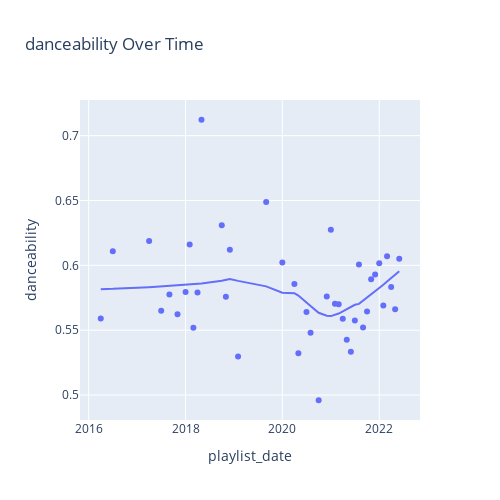
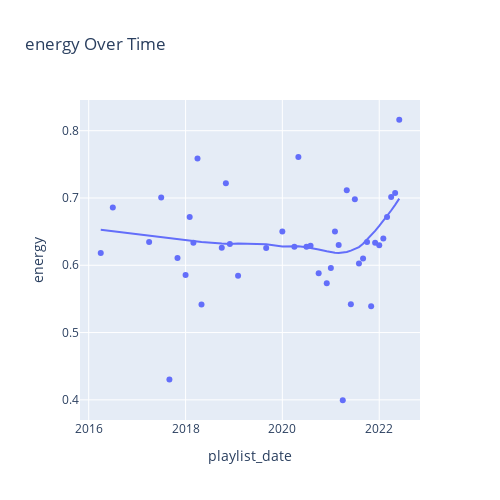
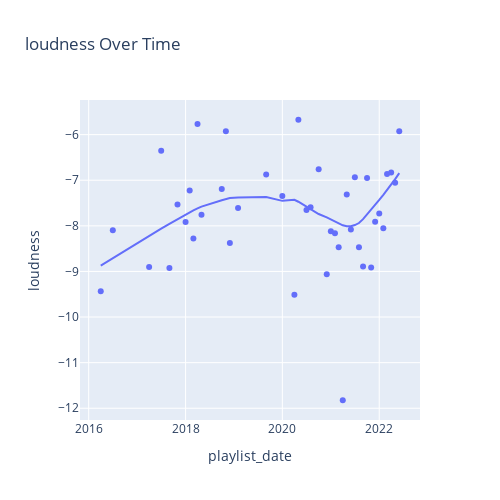
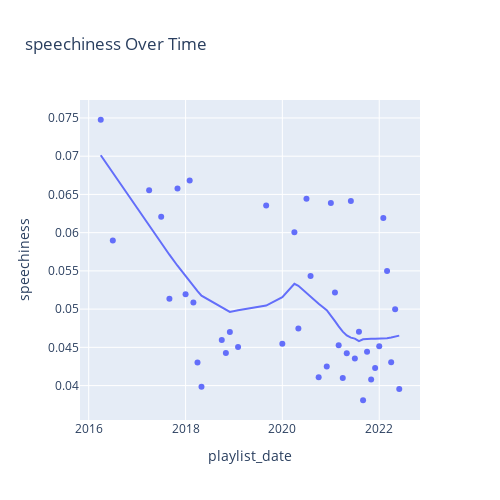

The notebook cell these images were saved under, in order:
### Markdown cell above
First, I look at plots over time (with smoothing) for the average of the various continuous variables. Of note, it looks like recently (since 2020) the music I've been listening to is more danceable, more energetic, louder, more instrumental, less speechy (read: rap), more live, more recent, more popular (track-wise) and less popular (artist-wise).

### Code cell
# plots based on date

for y in mean_vals:
    fig = px.scatter(datePivot, x="playlist_date", y=y, title=f"{y} Over Time", height=500, width=500, trendline="lowess", trendline_options=dict(frac=0.5))
    fig.show()
